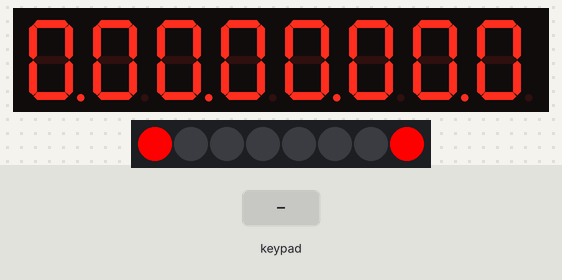
Bench run of a sketch on a simulated Arduino Uno, built with avr-gcc and run on an emulated ATmega328P. On the bench: 8-digit seven-segment display, 8 RGB LEDs in strip order, left to right. Wiring (inferred from the names in the program): TM1638 display and keys: STB pin 7; clock pin 9; DIO pin 8. The test bench sets the inputs (shaded band).

Above: at 1.2 s.
1.3 s: key '1' pressed
At 1.35 s:
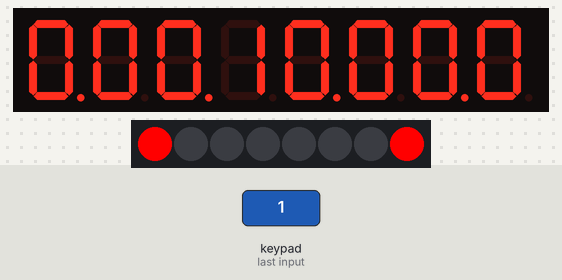
2.8 s: keypad keys 2 5 pressed 0.4 s apart
At 3.25 s:
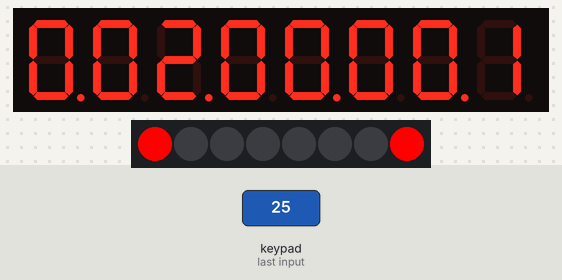
5.1 s: key '3' pressed
At 5.15 s:
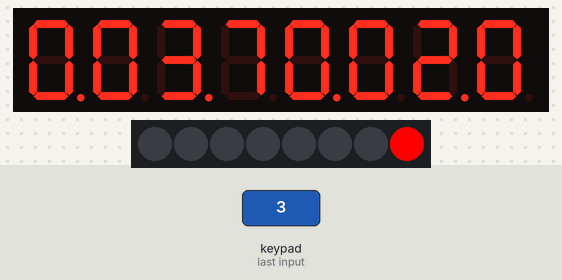
6.6 s: key '7' pressed
At 6.65 s:
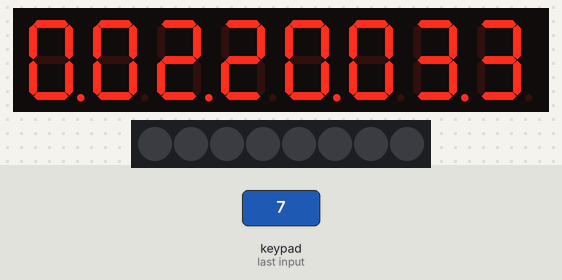
8.4 s: keypad keys 1 2 pressed 0.4 s apart
At 8.45 s:
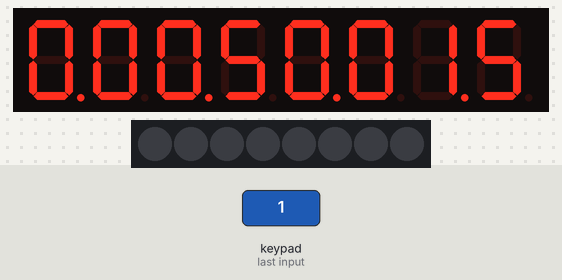
Timing chart, 0 to 11.4 s (numbered marks = the images above; inputs shaded):
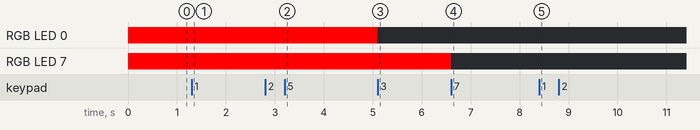

The sketch:

Lab_11_cp4.ino
```cpp
//Checkpoint 11.4
#include <Arduino.h>

const int PIN_STROBE = 7;
const int PIN_DATA   = 8;
const int PIN_CLOCK  = 9;

const uint8_t digitMap[] = {
  0b00111111,
  0b00000110,
  0b01011011,
  0b01001111,
  0b01100110,
  0b01101101,
  0b01111101,
  0b00000111,
  0b01111111,
  0b01101111
};

struct Counter {
  int value;
  bool is_running;
  bool count_up;
};

volatile Counter c1 = {0, false, true};
volatile Counter c2 = {0, false, true};
volatile bool update_flag = true;

unsigned long s2_press_start = 0;
unsigned long s6_press_start = 0;
bool s2_reset_done = false;
bool s6_reset_done = false;

uint8_t last_btn_state = 0;

void sendCommand(uint8_t value) {
  digitalWrite(PIN_STROBE, LOW);
  shiftOut(PIN_DATA, PIN_CLOCK, LSBFIRST, value);
  digitalWrite(PIN_STROBE, HIGH);
}

void setLED(uint8_t position, uint8_t value) {
  pinMode(PIN_DATA, OUTPUT);
  sendCommand(0x44);
  digitalWrite(PIN_STROBE, LOW);
  shiftOut(PIN_DATA, PIN_CLOCK, LSBFIRST, 0xC1 + (position * 2));
  shiftOut(PIN_DATA, PIN_CLOCK, LSBFIRST, value);
  digitalWrite(PIN_STROBE, HIGH);
}

void resetTM1638() {
  sendCommand(0x40);
  digitalWrite(PIN_STROBE, LOW);
  shiftOut(PIN_DATA, PIN_CLOCK, LSBFIRST, 0xC0);
  for (int i = 0; i < 16; i++) {
    shiftOut(PIN_DATA, PIN_CLOCK, LSBFIRST, 0x00);
  }
  digitalWrite(PIN_STROBE, HIGH);
}

uint8_t readButtons() {
  uint8_t buttons = 0;
  digitalWrite(PIN_STROBE, LOW);
  shiftOut(PIN_DATA, PIN_CLOCK, LSBFIRST, 0x42);
  pinMode(PIN_DATA, INPUT);
  for (uint8_t i = 0; i < 4; i++) {
    uint8_t v = shiftIn(PIN_DATA, PIN_CLOCK, LSBFIRST) << i;
    buttons |= v;
  }
  pinMode(PIN_DATA, OUTPUT);
  digitalWrite(PIN_STROBE, HIGH);
  return buttons;
}

void formatDigits(int val, uint8_t* out_digits) {
  int min = (val / 600) % 10;
  int sec_tens = (val / 100) % 6;
  int sec_units = (val / 10) % 10;
  int ds = val % 10;

  out_digits[0] = digitMap[min] | 0x80;
  out_digits[1] = digitMap[sec_tens];
  out_digits[2] = digitMap[sec_units] | 0x80;
  out_digits[3] = digitMap[ds];
}

void updateDisplay() {
  uint8_t digits[8];

  formatDigits(c1.value, &digits[0]);
  formatDigits(c2.value, &digits[4]);

  sendCommand(0x44);
  for (int i = 0; i < 8; i++) {
    digitalWrite(PIN_STROBE, LOW);
    shiftOut(PIN_DATA, PIN_CLOCK, LSBFIRST, 0xC0 + (i * 2));
    shiftOut(PIN_DATA, PIN_CLOCK, LSBFIRST, digits[i]);
    digitalWrite(PIN_STROBE, HIGH);
  }

  setLED(0, c1.count_up ? 1 : 0);
  setLED(7, c2.count_up ? 1 : 0);
}

void setupTimer1() {
  noInterrupts();
  TCCR1A = 0;
  TCCR1B = 0;
  TCNT1  = 0;

  OCR1A = 6249;
  TCCR1B |= (1 << WGM12);
  TCCR1B |= (1 << CS12);
  TIMSK1 |= (1 << OCIE1A);
  interrupts();
}

ISR(TIMER1_COMPA_vect) {
  if (c1.is_running) {
    if (c1.count_up) {
      c1.value++;
      if (c1.value > 5999) c1.value = 0;
    } else {
      c1.value--;
      if (c1.value < 0) c1.value = 5999;
    }
  }

  if (c2.is_running) {
    if (c2.count_up) {
      c2.value++;
      if (c2.value > 5999) c2.value = 0;
    } else {
      c2.value--;
      if (c2.value < 0) c2.value = 5999;
    }
  }

  update_flag = true;
}

void processButtons() {
  uint8_t btn = readButtons();
  unsigned long current_time = millis();

  if (btn & 0x02) {
    if (s2_press_start == 0) {
      s2_press_start = current_time;
      s2_reset_done = false;
    } else if (!s2_reset_done && (current_time - s2_press_start >= 2000)) {
      c1.value = c1.count_up ? 0 : 5999;
      s2_reset_done = true;
      update_flag = true;
    }
  } else {
    s2_press_start = 0;
    s2_reset_done = false;
  }

  if (btn & 0x20) {
    if (s6_press_start == 0) {
      s6_press_start = current_time;
      s6_reset_done = false;
    } else if (!s6_reset_done && (current_time - s6_press_start >= 2000)) {
      c2.value = c2.count_up ? 0 : 5999;
      s6_reset_done = true;
      update_flag = true;
    }
  } else {
    s6_press_start = 0;
    s6_reset_done = false;
  }

  uint8_t pressed_btn = btn & (~last_btn_state);
  last_btn_state = btn;

  if (pressed_btn == 0) return;

  if (pressed_btn & 0x01) {
    c1.is_running = !c1.is_running;
  }
  else if (pressed_btn & 0x04) {
    c1.count_up = !c1.count_up;
  }
  else if (pressed_btn & 0x08) {
    if (!c1.is_running) {
      if (c1.count_up) {
        c1.value++;
        if (c1.value > 5999) c1.value = 0;
      } else {
        c1.value--;
        if (c1.value < 0) c1.value = 5999;
      }
      update_flag = true;
    }
  }

  if (pressed_btn & 0x10) {
    c2.is_running = !c2.is_running;
  }
  else if (pressed_btn & 0x40) {
    c2.count_up = !c2.count_up;
  }
  else if (pressed_btn & 0x80) {
    if (!c2.is_running) {
      if (c2.count_up) {
        c2.value++;
        if (c2.value > 5999) c2.value = 0;
      } else {
        c2.value--;
        if (c2.value < 0) c2.value = 5999;
      }
      update_flag = true;
    }
  }
}

void setup() {
  pinMode(PIN_STROBE, OUTPUT);
  pinMode(PIN_CLOCK, OUTPUT);
  pinMode(PIN_DATA, OUTPUT);

  sendCommand(0x8F);
  resetTM1638();
  setupTimer1();
}

void loop() {
  processButtons();

  if (update_flag) {
    update_flag = false;
    updateDisplay();
  }
}
```

Measured:
- after the input at 1.3 s, the display: changes at once (image 1)
- after the input at 6.6 s, the display: changes at once (image 4)
